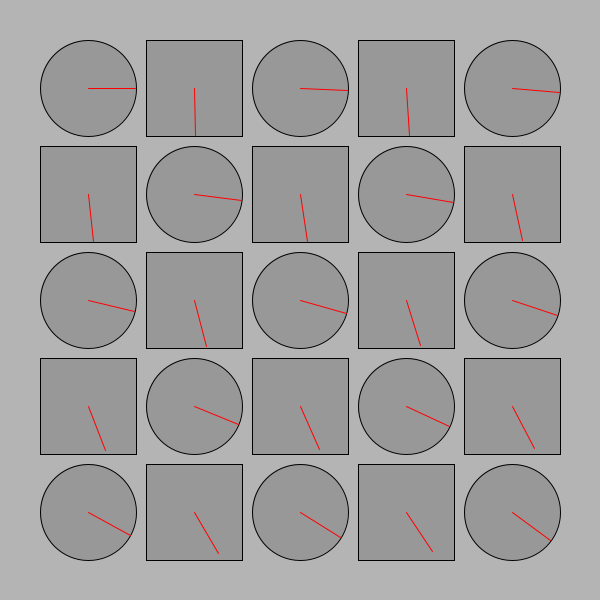
Frame 1 (no input)
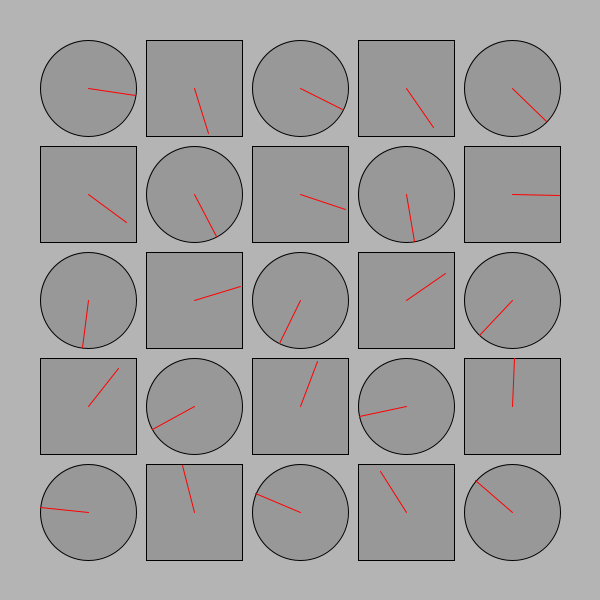
Frame 60 (the mouse pressed at the canvas centre just before this capture)
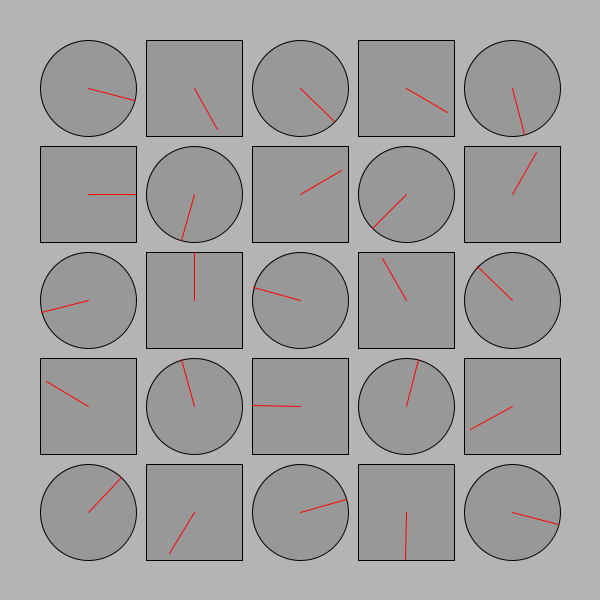
Frame 120 (the mouse held since frame 60 and released just before this capture)

The Processing sketch that drew these frames (run headless with seeded random() and noise(); from frame 60 on, the mouse is pressed at the canvas centre):

// Processing sketch: processing_153319
// ── processing_153319.pde

/*
 * Creative Coding
 * Week 2, 04 - The Clocks!
 * by Indae Hwang and Jon McCormack
 * Copyright (c) 2014 Monash University
 *
 * This program draws a grid of circular "clocks", whose hands move according to the elasped time.
 * The higher the clock number the faster it moves, the first clock takes 1 min to go all the way around.
 * The function "movingCircle" is used to draw each clock. It is passed the position, size and hand angle
 * as arguments.
 *
 * Updated version: this updated version correctly sets margin and gutter distances
 * 
 * 1/7/2014 Modified to have alternate rectangular clocks with hands that move anti-clockwise.
 */

void setup() {
  size(600, 600);
  background(180);
  rectMode(CENTER);
  ellipseMode(CENTER);
  noStroke();
}


void draw() {
  background(180);
  noStroke();

  int num = 5;  // the number of rows and columns
  int margin = 40; // margin between the edges of the screen and the circles

  float gutter = 10; //distance between each cell
  float cellsize = ( width - (2 * margin) - gutter * (num - 1) ) / num; // size of each circle

  int circleNumber = 0; // counter

  for (int i=0; i<num; i++) { // column in y
    for (int j=0; j<num; j++) { // row in x
      ++circleNumber;

      float tx = margin + cellsize/2  + (cellsize + gutter) * j;
      float ty = margin + cellsize/2  + (cellsize + gutter) * i;

      if (circleNumber%2 == 1) {
        movingCircle(tx, ty, cellsize, circleNumber * TWO_PI * millis() / 60000.0);
      }
      else {
        movingCircle2(tx, ty, cellsize, circleNumber * TWO_PI * millis() / 60000.0);
      }
    }
  }
}//end of draw 


void movingCircle(float x, float y, float size, float angle) {

  // calculate endpoint of the line
  float tempX = x + (size / 2) * cos(angle);
  float tempY = y + (size / 2) * sin(angle);

  stroke(0);
  strokeWeight(1);
  fill(140, 180);
  ellipse(x, y, size, size); // circle

  stroke(255, 0, 0);
  line(x, y, tempX, tempY); // red line
}

void movingCircle2(float x, float y, float size, float angle) {

  // calculate endpoint of the line
  float tempX = x + (size / 2) * sin(angle);
  float tempY = y + (size / 2) * cos(angle);

  stroke(0);
  strokeWeight(1);
  fill(140, 180);
  rect(x, y, size, size); // circle

  stroke(255, 0, 0);
  line(x, y, tempX, tempY); // red line
}
